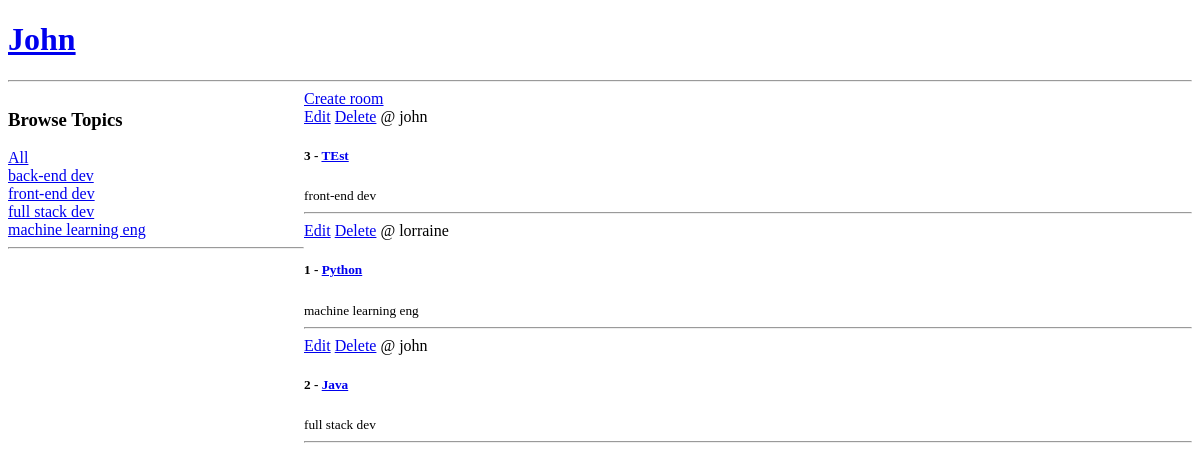
Before: / with the older database file.
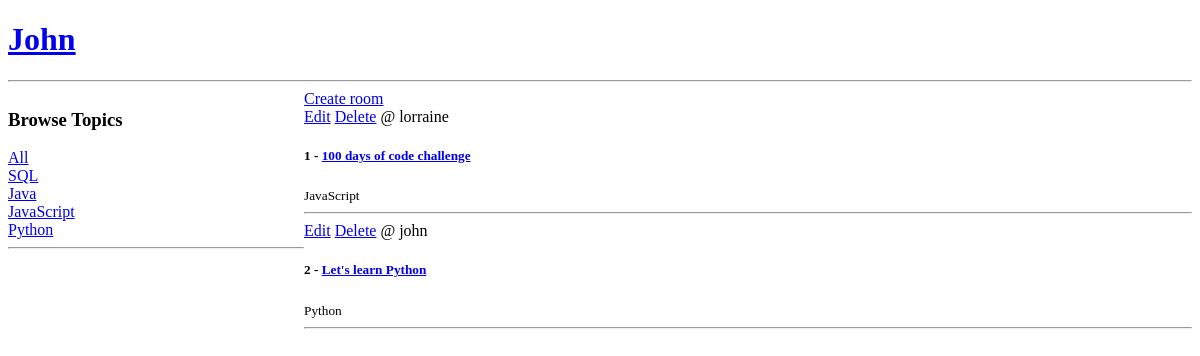
After: the same page with the newer database file.
### baseapp/models.py (models this page shows, shortened)
class Topic(models.Model):
    name = models.CharField(max_length=255)

class Room(models.Model):
    host = models.ForeignKey(User, on_delete=models.SET_NULL, null=True)   # when User table got deleted the host data will set to Null
    topic = models.ForeignKey(Topic, on_delete=models.SET_NULL, null=True)             # when User table got deleted the host data will delete too
    name = models.CharField(max_length=255)
    description = models.TextField(null=True, blank=True)
    updated = models.DateTimeField(auto_now=True)
    created = models.DateTimeField(auto_now_add=True)
    class Meta:
        ordering = ["-updated", "-created"]         # with '-' is descending order (last will be the first)

### baseapp/views.py (the view)
# urls.py: path("", views.home, name="home"),
def home(request):
    query = request.GET.get('q') if request.GET.get('q') is not None else ''
    print("test", query)
    rooms = Room.objects.filter(topic__name__icontains=query)   # icontains/contains(case sensitive)  # '' means all contains
    topics = Topic.objects.all()
    content = {
        "rooms": rooms,
        "topics": topics
    }
    return render(request, "home.html", content)

### baseapp/templates/home.html (shortened to what this page needs)
{% extends 'main.html' %}
{% block content %}
<div class="home-container">
    <div>
        <h3>Browse Topics</h3>
        <div><a href="/">All</a></div>
        <div>
            {% for topic in topics %}
                <div><a href="?q={{topic.name}}">{{topic.name}}</a></div>
            {% endfor %}
        </div>
        <hr>
    </div>
    <div>
        <a href="create-room/">Create room</a>
        <div>
            {% for room in rooms %}
                <div>
                    <a href="update-room/{{room.id}}/">Edit</a>
                    <a href="delete-room/{{room.id}}/">Delete</a>
                    <span>@ {{room.host.username}}</span>
                    <h5>{{room.id}} - <a href="/room/{{room.id}}">{{room.name}}</a></h5>
                    <small>{{room.topic.name}}</small>
                    <hr>
                </div>
            {% endfor %}
        </div>
    </div>
</div>
{% endblock %}

### baseapp/templates/main.html (shortened to what this page needs)
<!doctype html>
<html lang="en">
<head>
</head>
<body>
{% include 'navbar.html' %}
<hr>
{% block content %}{% endblock %}
</body>
</html>

### baseapp/templates/navbar.html
<a href="#"><h1>John</h1></a>

### baseapp/templates/home.html (style rules this page uses)
.home-container { display: grid; grid-template-columns: 1fr 3fr; }

Changed rows visible on the page:
removed Room: host.username "john", id "3", name "TEst", topic.name "front-end dev"
changed Topic: name "back-end dev" → "SQL"
changed Topic: name "front-end dev" → "Java"
changed Topic: name "full stack dev" → "JavaScript"
changed Topic: name "machine learning eng" → "Python"
changed Room "lorraine": name "Python" → "100 days of code challenge"; topic.name "machine learning eng" → "JavaScript"
changed Room "john": name "Java" → "Let's learn Python"; topic.name "full stack dev" → "Python"
